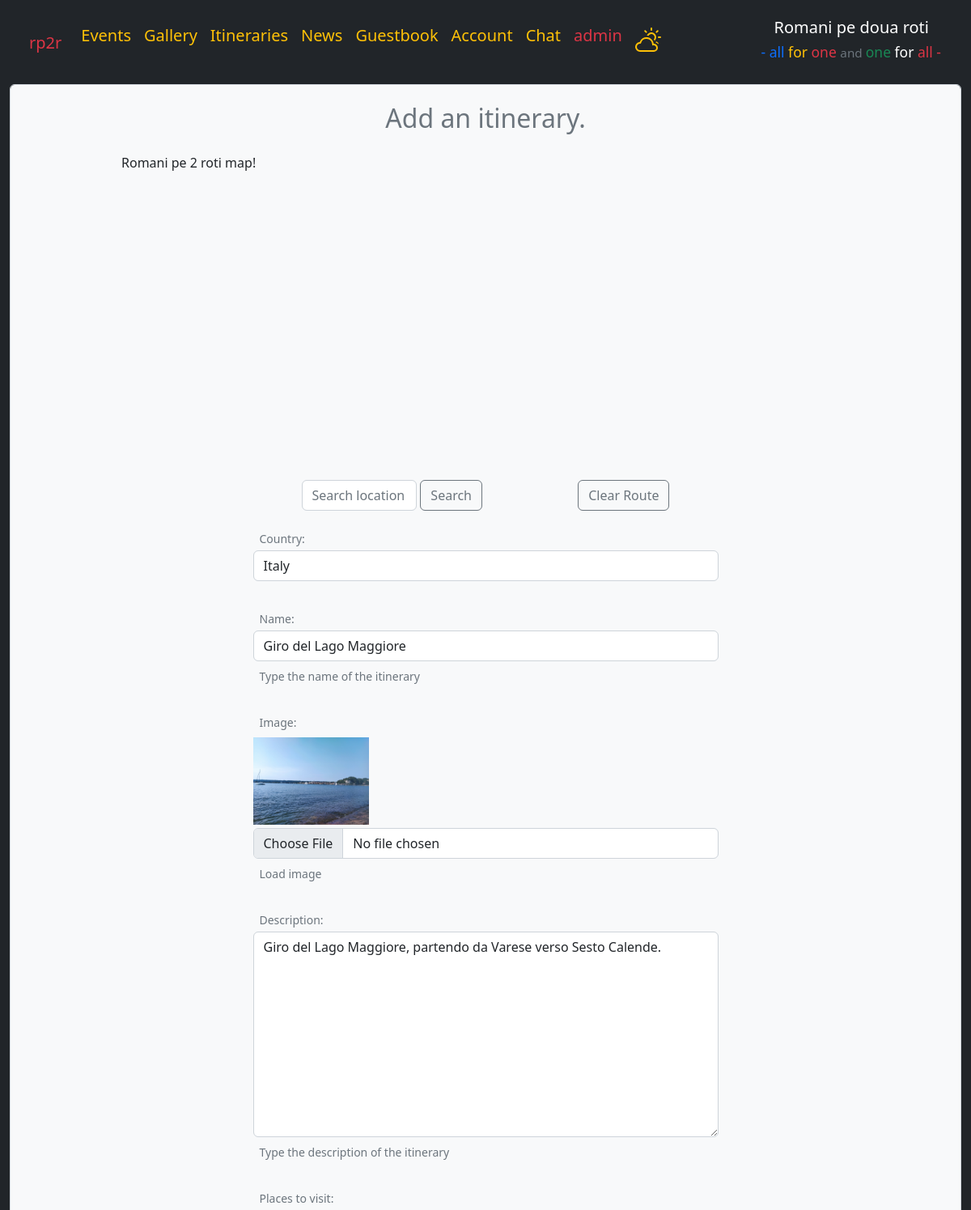
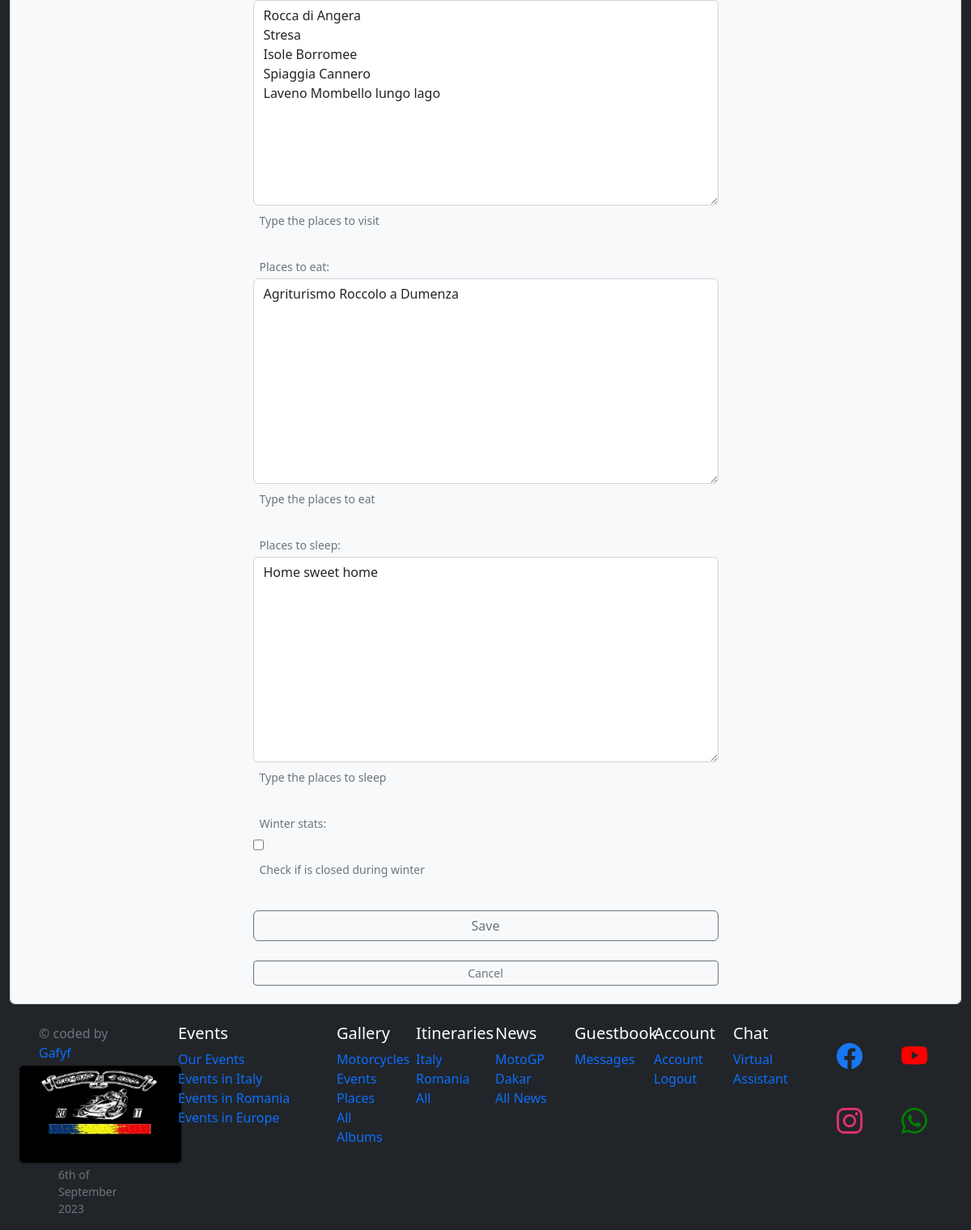
The page /en/itinerary/update_itinerary/3a103938d0c545f69e3ecd3c2aa15614/ (signed in) on the database its author committed (2 pictures, top to bottom).
### itinerary/models.py (models this page shows, shortened)
class Itinerary(models.Model):
    id = models.UUIDField(primary_key=True, default=uuid.uuid4, editable=False)
    created_by = models.ForeignKey(Profile, on_delete=models.CASCADE, related_name='created_itineraries')
    updated_by = models.ForeignKey(Profile, on_delete=models.CASCADE, related_name='updated_itineraries', blank=True, null=True)
    created_at = models.DateTimeField(auto_now_add=True)
    updated_at = models.DateTimeField(auto_now=True)
    name = models.CharField(max_length=100)
    country = models.CharField(max_length=50, choices=COUNTRY, blank=True, verbose_name=_('Country'))
    image = models.ImageField(upload_to='itineraries', blank=True)
    description = models.TextField(max_length=10000, blank=True)
    places_to_visit = models.TextField(max_length=10000, blank=True)
    places_to_eat = models.TextField(max_length=10000, blank=True)
    places_to_sleep = models.TextField(max_length=10000, blank=True)
    start_point = models.CharField(max_length=200)
    waypoints = models.CharField(max_length=1000, blank=True)
    end_point = models.CharField(max_length=200)
    distance = models.CharField(max_length=100)
    travel_time = models.CharField(max_length=100)
    winter_stats = models.BooleanField(default=False, blank=True)
    likes = models.IntegerField(default=0)
    dislikes = models.IntegerField(default=0)
    liked_by = models.ManyToManyField(Profile, related_name=_('liked_itineraries'), blank=True)
    disliked_by = models.ManyToManyField(Profile, related_name=_('disliked_itineraries'), blank=True)
    class Meta:
         ordering = ['-created_at']
         verbose_name_plural = _('Itineraries')
         verbose_name = _('Itinerary')

### itinerary/views.py (the view, shortened to what this page needs)
# urls.py: path('update_itinerary/<str:pk>/', create_itinerary, name='update_itinerary'),
@login_required
def create_itinerary(request, pk=None):
    itinerary = None
    api_key = settings.TOMTOM_API_KEY
    print('api get tom create itinerary', api_key)
    if pk:
        itinerary = get_object_or_404(Itinerary, id=pk)
        form = ItineraryForm(request.POST or None, request.FILES or None, instance=itinerary)
    else:
        form = ItineraryForm(request.POST or None, request.FILES or None)
    return render(request, 'itinerary/create_itinerary.html', {'form': form, 'api_key': api_key})

### templates/itinerary/create_itinerary.html (shortened to what this page needs)
{% extends "layouts/base.html" %}
{% load i18n %}
{% load static %}
{% block content %}
<link rel="stylesheet" type="text/css" href="https://api.tomtom.com/maps-sdk-for-web/cdn/5.x/5.53.0/maps/maps.css"/>
<link rel="stylesheet" type="text/css" href="https://api.tomtom.com/maps-sdk-for-web/cdn/plugins/SearchBox/3.1.12/SearchBox.css"/>
<div class="d-flex justify-content-center">
  <form method="POST" id="id_itinerary_form" class="form-control bg-light" enctype="multipart/form-data">
    <div class="d-flex flex-column align-items-center mt-3">
      <div class='text-secondary mb-3'>
        {% if not itinerary %}
        <h2>{% translate "Add an itinerary." %}</h2>
        {% else %}
        <h2>{% translate "Update itinerary." %}</h2>
        {% endif %}
      </div>
      <div style='width:75vw; height:50vh;' id='mymap'>
        Romani pe 2 roti map!
      </div>
      <div class="d-flex justify-content-between my-1">
        <div class='d-flex justify-content-start w-100'>
          <input class='form-control' type="text" id="search-input" placeholder="Search location">
          <button class='btn btn-outline-secondary mx-1' onclick = 'searchLocation()' type="button" id="search-button">Search</button>
        </div>
        <div class='d-flex justify-content-end w-100'>
          <button onclick = 'clearMarkers()' class='btn btn-outline-secondary'>Clear Route</button>
        </div>
      </div>
    {% for field in form %}
      <div class="w-50 mx-auto my-3">
        {% if field.label_tag %}
          <div class="d-flex flex-column align-items-start mx-2 mb-1">
            <small class="form-text text-muted">{{ field.label_tag }}</small>
          </div>
        {% endif %}
        {% if field.name == 'image' and field.value.url %}
          <img src="{{ field.value.url }}" alt="{{ field.value.name }}" class="img-fluid w-25 h-25 mx-auto my-1">
          {{ field }}
        {% else %}
          {{ field }}
        {% endif %}
        {% if field.help_text %}
          <div class="d-flex flex-column align-items-start mx-2 mt-1">
            <small class="form-text text-muted">{{ field.help_text }}</small>
          </div>
        {% endif %}
      </div>
    {% endfor %}
      <button type="submit" id="saveButton" class="btn btn-outline-secondary w-50 h-100 mx-auto my-4" data-toggle="tooltip" data-placement="top" title="Add">
        Save
      </button>
    </div>
    <div class='d-flex justify-content-center mb-3'>
      <a class="btn btn-outline-secondary w-50 btn-sm mx-4" href="{% url 'itinerary:itineraries' %}">
        {% translate "Cancel" %}
      </a>
    </div>
  </form>
</div>
{% endblock %}

### rows shown on the page
Itinerary: form "Italy" "Giro del Lago Maggiore" "Giro del Lago Maggiore, partendo da Varese verso Sesto Calende." "Rocca di Angera Stresa Isole Borromee Spiaggia Cannero Laveno Mombello lungo lago" "Agriturismo Roccolo a Dumenza" "Home sweet home"

### other values the page prints
{{ field.label_tag }} "Country:" "Name:" "Image:" "Description:" "Places to visit:" "Places to eat:" "Places to sleep:" "Winter stats:"
{{ field.help_text }} "Type the name of the itinerary" "Load image" "Type the description of the itinerary" "Type the places to visit" "Type the places to eat" "Type the places to sleep" "Check if is closed during winter"
